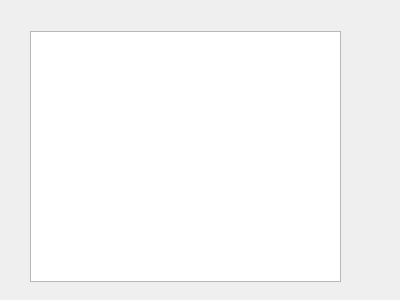
<?xml version="1.0" encoding="UTF-8"?>
<ui version="4.0">
 <class>pun2a</class>
 <widget class="QWidget" name="pun2a">
  <property name="geometry">
   <rect>
    <x>0</x>
    <y>0</y>
    <width>400</width>
    <height>300</height>
   </rect>
  </property>
  <property name="windowTitle">
   <string>Form</string>
  </property>
  <widget class="QTableView" name="tableView">
   <property name="geometry">
    <rect>
     <x>30</x>
     <y>31</y>
     <width>311</width>
     <height>251</height>
    </rect>
   </property>
  </widget>
 </widget>
 <resources/>
 <connections/>
</ui>
